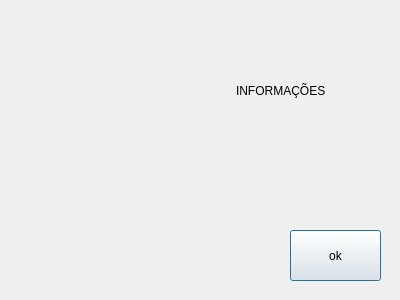
<?xml version="1.0" encoding="UTF-8"?>
<ui version="4.0">
 <class>SecDialog</class>
 <widget class="QDialog" name="SecDialog">
  <property name="geometry">
   <rect>
    <x>0</x>
    <y>0</y>
    <width>400</width>
    <height>300</height>
   </rect>
  </property>
  <property name="windowTitle">
   <string>Dialog</string>
  </property>
  <widget class="QPushButton" name="pushButton">
   <property name="geometry">
    <rect>
     <x>290</x>
     <y>230</y>
     <width>91</width>
     <height>51</height>
    </rect>
   </property>
   <property name="text">
    <string>ok</string>
   </property>
  </widget>
  <widget class="QLabel" name="lllllllabel">
   <property name="geometry">
    <rect>
     <x>290</x>
     <y>160</y>
     <width>161</width>
     <height>71</height>
    </rect>
   </property>
   <property name="text">
    <string/>
   </property>
  </widget>
  <widget class="QLabel" name="label">
   <property name="geometry">
    <rect>
     <x>236</x>
     <y>50</y>
     <width>111</width>
     <height>81</height>
    </rect>
   </property>
   <property name="text">
    <string>INFORMAÇÕES</string>
   </property>
  </widget>
  <widget class="QLabel" name="label_2">
   <property name="geometry">
    <rect>
     <x>10</x>
     <y>20</y>
     <width>201</width>
     <height>151</height>
    </rect>
   </property>
   <property name="styleSheet">
    <string notr="true">background-image: url(:/imagens/emergencia2.png);</string>
   </property>
   <property name="text">
    <string/>
   </property>
  </widget>
 </widget>
 <resources/>
 <connections/>
</ui>
